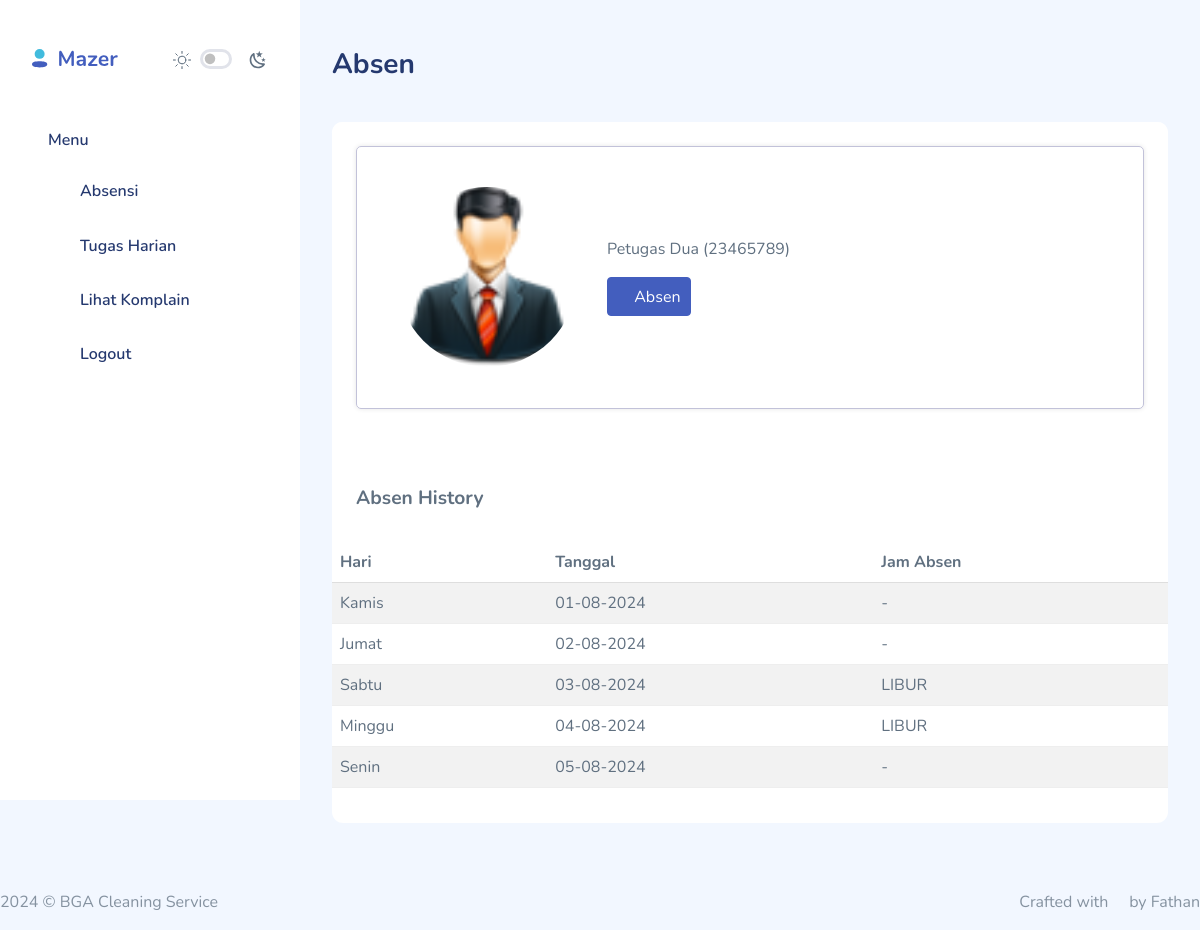
Before: /petugas/absensi.php (signed in) with the older database file.
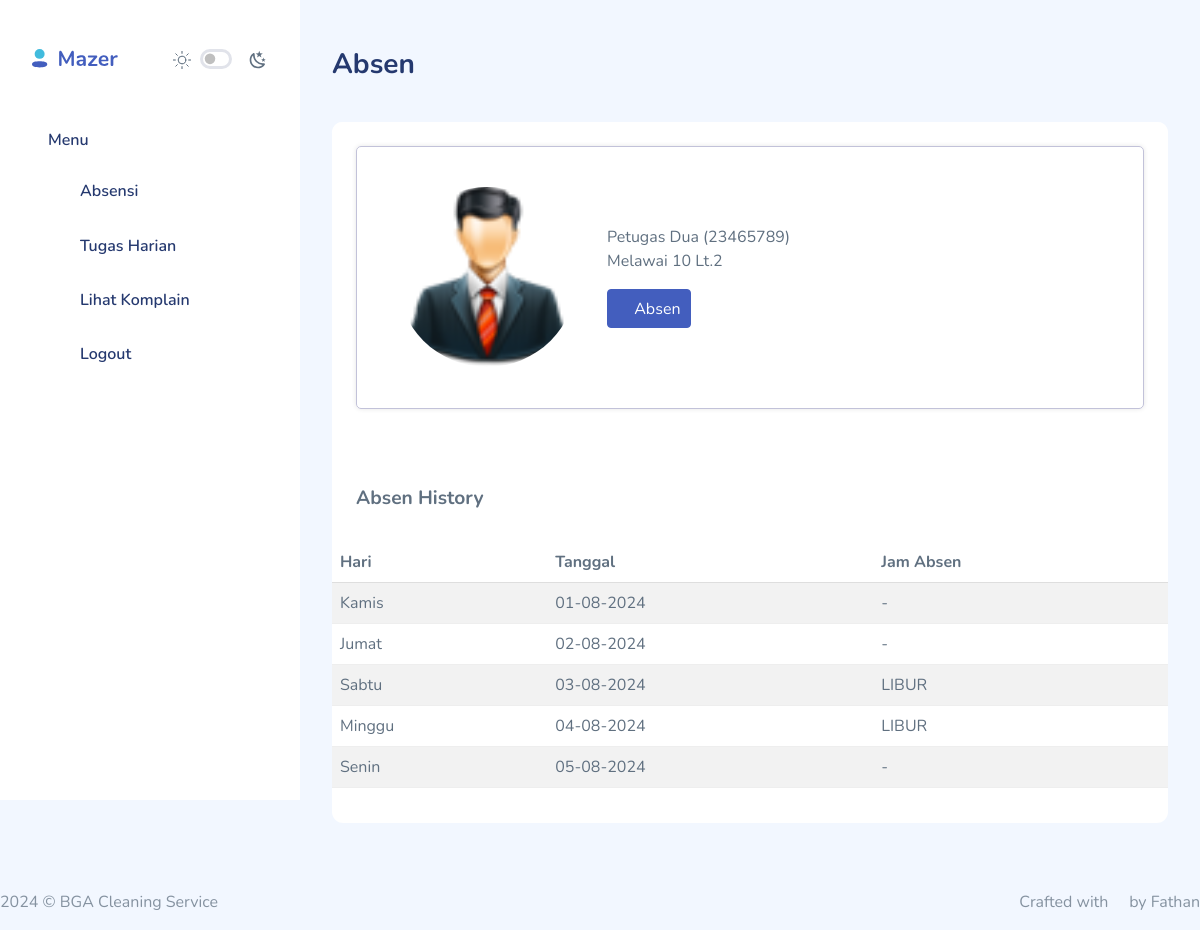
After: the same page with the newer database file.
### tables this page shows
CREATE TABLE `lokasi` (
  `id` int(11) NOT NULL,
  `lokasi` varchar(100) NOT NULL
);

### petugas/absensi.php (the view, shortened to what the changed rows need)
<?php
include_once "header-main.php";
?>
<div id="main">
<div class="page-content">
    <section class="row">
        <div class="col-12">
            <div class="row">
                <div class="col-12">
                    <div class="card">
                        <div class="card-header">
                            <div class="comment">
                                <div class="comment-header">
                                    <div class="comment-body">
                                        <div class="comment-message">
                                            <p class="list-group-item-text truncate mb-20"> <?php echo $lokasiName['lokasi']; ?>  </p>
                                        </div>
                                    </div>
                                </div>
                            </div>
                        </div>
                    <div class="col-12 col-md-12">
                        <div class="card">
                                <div class="table-responsive">
                                    <table class="table table-striped mb-0">
                                                                        <thead>
                                                                            <tr>
                                                                                <th>Hari</th>
                                                                                <th>Tanggal</th>
                                                                                <th>Jam Absen</th>
                                                                            </tr>
                                                                        </thead>
                                    </table>
                                </div>
                            </div>
                        </div>
                        </div>
                    </div>
                </div>
                </div>
            </div>
        </div>
</div>
<?php
include_once "footer-main.php";
?>

Changed rows visible on the page:
added lokasi: lokasi "Melawai 10 Lt.2"
